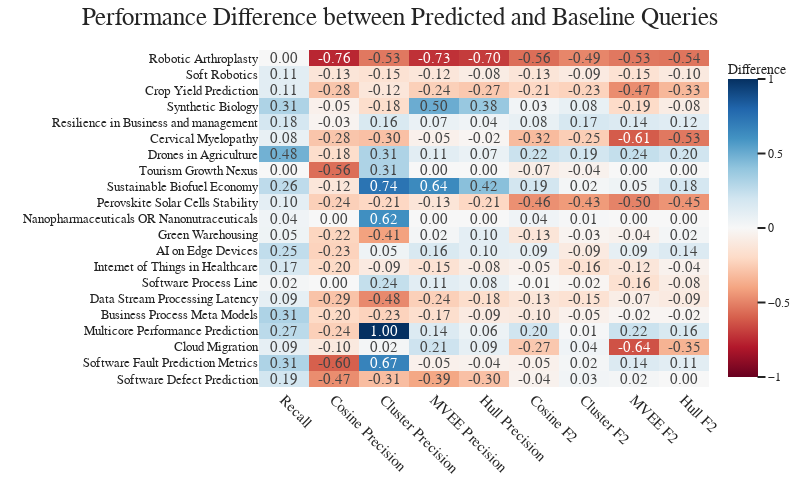

This figure's notebook cell:
### Code cell
diff_df = (results[results["Index"] == "Predicted"][["Recall",
                                                    "Cosine Precision", "Cluster Precision", "MVEE Precision", "Hull Precision",
                                                    "Cosine F2","Cluster F2", "MVEE F2", "Hull F2",
                                                    ]].values\
      - results[results["Index"] == "Baseline"][["Recall",
                                                    "Cosine Precision", "Cluster Precision", "MVEE Precision", "Hull Precision",
                                                    "Cosine F2","Cluster F2", "MVEE F2", "Hull F2",
                                                    ]].values).astype(float)

diff_df = pd.DataFrame(np.round(diff_df,2), columns=["Recall",
                                                    "Cosine Precision", "Cluster Precision", "MVEE Precision", "Hull Precision",
                                                    "Cosine F2","Cluster F2", "MVEE F2", "Hull F2",
                                                    ], index=results.dropna()["Topic"])
fig = px.imshow(diff_df, title="Performance Difference between Predicted and Baseline Queries",
                color_continuous_midpoint=0, color_continuous_scale="RdBu",
                labels=dict(x="Metric", y="Topic", color="Difference"), aspect="auto",
                text_auto=".2f")
fig.update_layout(
        margin={"t": 50, "b": 0, "r": 0, "l": 0,},
        **PLOT_CONFIGS)
fig.update_traces(textfont_size=15)
fig.show()
# pio.write_image(fig, "LitQEval-report/pics/eval1_results.pdf", width=1200)

### Figure 1 — Plotly figure (JSON) as saved in the notebook; plotly's stock layout.template omitted (floating-point values rounded to 4 significant figures; data arrays with more than 128 entries replaced by an {"elided": "..."} marker saying what was removed)
{"data": [{"coloraxis": "coloraxis", "hovertemplate": "Metric: %{x}<br>Topic: %{y}<br>Difference: %{z}<extra></extra>", "name": "0", "textfont": {"size": 15}, "texttemplate": "%{z:.2f}", "type": "heatmap", "x": ["Recall", "Cosine Precision", "Cluster Precision", "MVEE Precision", "Hull Precision", "Cosine F2", "Cluster F2", "MVEE F2", "Hull F2"], "xaxis": "x", "y": ["Robotic Arthroplasty", "Soft Robotics", "Crop Yield Prediction", "Synthetic Biology", "Resilience in Business and management", "Cervical Myelopathy", "Drones in Agriculture", "Tourism Growth Nexus", "Sustainable Biofuel Economy", "Perovskite Solar Cells Stability", "Nanopharmaceuticals OR Nanonutraceuticals", "Green Warehousing", "AI on Edge Devices", "Internet of Things in Healthcare", "Software Process Line", "Data Stream Processing Latency", "Business Process Meta Models", "Multicore Performance Prediction", "Cloud Migration", "Software Fault Prediction Metrics", "Software Defect Prediction"], "yaxis": "y", "z": {"elided": "21x9 float values"}}], "layout": {"coloraxis": {"cmid": 0, "colorbar": {"title": {"text": "Difference"}}, "colorscale": [[0, "rgb(103,0,31)"], [0.1, "rgb(178,24,43)"], [0.2, "rgb(214,96,77)"], [0.3, "rgb(244,165,130)"], [0.4, "rgb(253,219,199)"], [0.5, "rgb(247,247,247)"], [0.6, "rgb(209,229,240)"], [0.7, "rgb(146,197,222)"], [0.8, "rgb(67,147,195)"], [0.9, "rgb(33,102,172)"], [1, "rgb(5,48,97)"]]}, "font": {"family": "Modern Computer"}, "height": 500, "legend": {"font": {"size": 20}, "orientation": "h", "title": {"text": ""}, "x": 0.5, "xanchor": "center", "y": -0.6, "yanchor": "bottom"}, "margin": {"b": 0, "l": 0, "r": 0, "t": 50}, "showlegend": true, "title": {"font": {"family": "Modern Computer", "size": 25}, "text": "Performance Difference between Predicted and Baseline Queries", "x": 0.5}, "width": 800, "xaxis": {"anchor": "y", "domain": [0, 1], "tickangle": 45, "tickfont": {"size": 15}, "title": {"font": {"size": 12}, "text": ""}}, "yaxis": {"anchor": "x", "autorange": "reversed", "domain": [0, 1], "tickfont": {"size": 13}, "title": {"font": {"size": 12}, "text": ""}}}}
